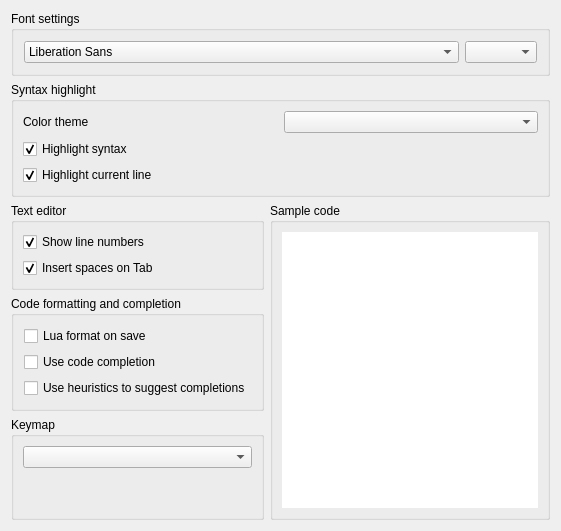
     <widget class="QWidget" name="tabCodeEditor">
      <attribute name="title">
       <string>Code Editor</string>
      </attribute>
      <layout class="QVBoxLayout" name="verticalLayout_21">
       <item>
        <widget class="QGroupBox" name="groupBox_15">
         <property name="title">
          <string>Font settings</string>
         </property>
         <property name="flat">
          <bool>true</bool>
         </property>
         <layout class="QGridLayout" name="gridLayout_12">
          <property name="leftMargin">
           <number>10</number>
          </property>
          <property name="topMargin">
           <number>10</number>
          </property>
          <property name="rightMargin">
           <number>10</number>
          </property>
          <property name="bottomMargin">
           <number>10</number>
          </property>
          <item row="0" column="0">
           <layout class="QHBoxLayout" name="horizontalLayout_6">
            <item>
             <widget class="QFontComboBox" name="editorFontName">
              <property name="sizePolicy">
               <sizepolicy hsizetype="MinimumExpanding" vsizetype="Fixed">
                <horstretch>0</horstretch>
                <verstretch>0</verstretch>
               </sizepolicy>
              </property>
              <property name="editable">
               <bool>false</bool>
              </property>
              <property name="writingSystem">
               <enum>QFontDatabase::Latin</enum>
              </property>
             </widget>
            </item>
            <item>
             <widget class="QComboBox" name="editorFontSize">
              <property name="sizePolicy">
               <sizepolicy hsizetype="Preferred" vsizetype="Fixed">
                <horstretch>0</horstretch>
                <verstretch>0</verstretch>
               </sizepolicy>
              </property>
             </widget>
            </item>
           </layout>
          </item>
         </layout>
        </widget>
       </item>
       <item>
        <widget class="QGroupBox" name="groupBox_16">
         <property name="title">
          <string>Syntax highlight</string>
         </property>
         <property name="flat">
          <bool>true</bool>
         </property>
         <layout class="QVBoxLayout" name="verticalLayout_19">
          <item>
           <layout class="QGridLayout" name="gridLayout_13">
            <item row="0" column="0">
             <widget class="QLabel" name="label_10">
              <property name="sizePolicy">
               <sizepolicy hsizetype="Preferred" vsizetype="Preferred">
                <horstretch>0</horstretch>
                <verstretch>0</verstretch>
               </sizepolicy>
              </property>
              <property name="text">
               <string>Color theme</string>
              </property>
             </widget>
            </item>
            <item row="0" column="1">
             <widget class="QComboBox" name="editorTheme"/>
            </item>
            <item row="1" column="0">
             <widget class="QCheckBox" name="editorHightlightSyntax">
              <property name="text">
               <string>Highlight syntax</string>
              </property>
              <property name="checked">
               <bool>true</bool>
              </property>
             </widget>
            </item>
            <item row="2" column="0">
             <widget class="QCheckBox" name="editorHightlightCurrentLine">
              <property name="text">
               <string>Highlight current line</string>
              </property>
              <property name="checked">
               <bool>true</bool>
              </property>
             </widget>
            </item>
           </layout>
          </item>
         </layout>
        </widget>
       </item>
       <item>
        <layout class="QHBoxLayout" name="horizontalLayout_7">
         <item>
          <layout class="QVBoxLayout" name="verticalLayout_5">
           <item>
            <widget class="QGroupBox" name="groupBox_5">
             <property name="title">
              <string>Text editor</string>
             </property>
             <property name="flat">
              <bool>true</bool>
             </property>
             <layout class="QVBoxLayout" name="verticalLayout_4">
              <item>
               <widget class="QCheckBox" name="editorShowLineNumbers">
                <property name="text">
                 <string>Show line numbers</string>
                </property>
                <property name="checked">
                 <bool>true</bool>
                </property>
               </widget>
              </item>
              <item>
               <widget class="QCheckBox" name="editorInsertSpaces">
                <property name="text">
                 <string>Insert spaces on Tab</string>
                </property>
                <property name="checked">
                 <bool>true</bool>
                </property>
               </widget>
              </item>
             </layout>
            </widget>
           </item>
           <item>
            <widget class="QGroupBox" name="groupBox_17">
             <property name="title">
              <string>Code formatting and completion</string>
             </property>
             <property name="flat">
              <bool>true</bool>
             </property>
             <layout class="QVBoxLayout" name="verticalLayout_18">
              <property name="leftMargin">
               <number>10</number>
              </property>
              <property name="topMargin">
               <number>10</number>
              </property>
              <property name="rightMargin">
               <number>10</number>
              </property>
              <property name="bottomMargin">
               <number>10</number>
              </property>
              <item>
               <widget class="QCheckBox" name="editorFormatOnSave">
                <property name="text">
                 <string>Lua format on save</string>
                </property>
               </widget>
              </item>
              <item>
               <widget class="QCheckBox" name="chkUseCodeCompletion">
                <property name="text">
                 <string>Use code completion</string>
                </property>
               </widget>
              </item>
              <item>
               <widget class="QCheckBox" name="chkUseCodeHeuristics">
                <property name="text">
                 <string>Use heuristics to suggest completions</string>
                </property>
               </widget>
              </item>
             </layout>
            </widget>
           </item>
           <item>
            <widget class="QGroupBox" name="groupBox_24">
             <property name="title">
              <string>Keymap</string>
             </property>
             <property name="flat">
              <bool>true</bool>
             </property>
             <layout class="QVBoxLayout" name="verticalLayout_22">
              <item>
               <widget class="QComboBox" name="cmbKeymap"/>
              </item>
              <item>
               <spacer name="verticalSpacer_3">
                <property name="orientation">
                 <enum>Qt::Vertical</enum>
                </property>
                <property name="sizeHint" stdset="0">
                 <size>
                  <width>20</width>
                  <height>40</height>
                 </size>
                </property>
               </spacer>
              </item>
             </layout>
            </widget>
           </item>
          </layout>
         </item>
         <item>
          <widget class="QGroupBox" name="groupBox_11">
           <property name="title">
            <string>Sample code</string>
           </property>
           <layout class="QVBoxLayout" name="verticalLayout_20">
            <item>
             <widget class="gui::TextEditor" name="code">
              <property name="sizePolicy">
               <sizepolicy hsizetype="Preferred" vsizetype="Expanding">
                <horstretch>0</horstretch>
                <verstretch>0</verstretch>
               </sizepolicy>
              </property>
              <property name="frameShape">
               <enum>QFrame::NoFrame</enum>
              </property>
              <property name="readOnly">
               <bool>true</bool>
              </property>
             </widget>
            </item>
           </layout>
          </widget>
         </item>
        </layout>
       </item>
      </layout>
     </widget>
